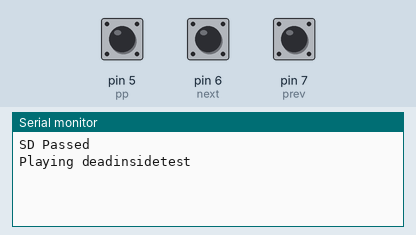
Simulated run of this sketch. Board: Arduino Uno, built with avr-gcc and run on an emulated ATmega328P. Shown: the last lines printed to the serial monitor. Inputs (shaded band) come from the test bench; at power-on: pin 5 (pp) HIGH, pin 6 (next) HIGH, pin 7 (prev) HIGH. Storage starts empty; the audio player accepts every command and is not drawn.

Above: at 1.2 s.
1.3 s: pin 5 (pp) pulled LOW for 0.15 s
At 2.8 s:
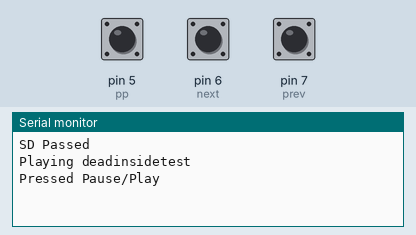
3.1 s: pin 6 (next) pulled LOW for 0.15 s
At 4.1 s:
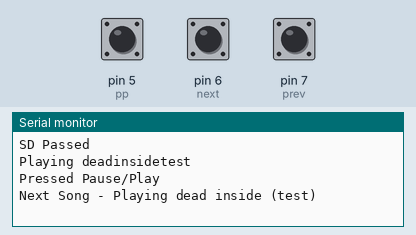
4.9 s: pin 7 (prev) pulled LOW for 0.15 s
At 6.4 s:
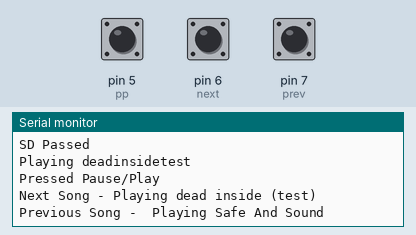
6.7 s: pin 6 (next) pulsed LOW 2 times (0.12 s each, 0.3 s apart)
At 8.4 s:
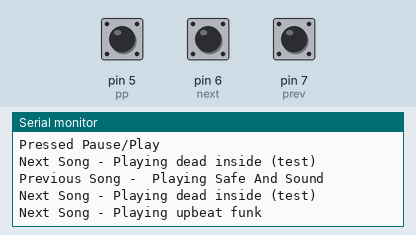
8.8 s: pin 6 (next) pulled LOW for 1 s
At 10.9 s:
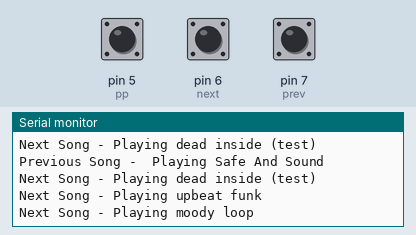
11.5 s: pin 7 (prev) pulled LOW for 1 s
At 14.2 s:
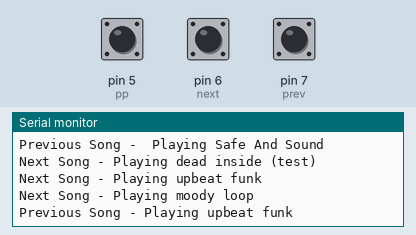

The sketch:

mp_musicbox.ino
```cpp
#include <SD.h> // need to include the SD library
#define SD_ChipSelectPin 4 //connect pin 4 of arduino to cs pin of sd card
#include <TMRpcm.h> //Arduino library for asynchronous playback of PCM/WAV files
#include <SPI.h> //  need to include the SPI library

TMRpcm tmrpcm; // create an object for use in this sketch
int temp=1;
int pp=5;
int next=6;
int prev=7;
void setup()
{
 pinMode(pp,INPUT_PULLUP);
 pinMode(next,INPUT_PULLUP);
 pinMode(prev,INPUT_PULLUP);

 tmrpcm.speakerPin = 9; //5,6,11 or 46 on Mega, 9 on Uno, Nano, etc
 Serial.begin(9600);
 if (!SD.begin(SD_ChipSelectPin)) // returns 1 if the card is present
 {
  Serial.println("SD fail");
  return;
 } else { Serial.println("SD Passed");}

 tmrpcm.setVolume(5); //
 tmrpcm.play("creep.wav"); //the sound file "song" will play each time the arduino powers up, or is reset
                          //try to provide the file name with extension

    Serial.println("Playing deadinsidetest");

}


void loop()
{
  while(digitalRead(pp)==0 || digitalRead(next)==0 || digitalRead(prev)==0)
  {
    if(digitalRead(pp)==0)
    {
      tmrpcm.pause();
      while(digitalRead(pp)==0);
      delay(200);
      Serial.println("Pressed Pause/Play");
    }
    else if(digitalRead(next)==0)
    {
      if(temp<5)//temp should be lesser than no. of songs
      temp=temp+1;
      while(digitalRead(next)==0);
      delay(200);
      Serial.print("Next Song - ");
      song();
    }
    else if(digitalRead(prev)==0)
    {
      if(temp>1)
      temp=temp-1;
      while(digitalRead(prev)==0);
      delay(200);
      Serial.print("Previous Song - ");
      song();
    }
  }
}

void song (void)
{
  if(temp==1)
  {
    tmrpcm.play("creep.wav");
    Serial.println(" Playing Safe And Sound");
  }
  else if(temp==2)
  {
    tmrpcm.play("di_t.wav");
    Serial.println("Playing dead inside (test)");
  }
  else if(temp==3)
  {
    tmrpcm.play("ubf.wav");
    Serial.println("Playing upbeat funk");
  }
  else if(temp==4)
  {
    tmrpcm.play("ml.wav");
    Serial.println("Playing moody loop");
  }
  else if(temp==5)
  {
    tmrpcm.play("sts.wav");
    Serial.println("Playing moody loop");
  }
}
```

Measured:
- after the input at 1.3 s, the serial monitor: prints a new line after 0.35 s (image 1)
- after the input at 3.1 s, the serial monitor: prints a new line after 0.35 s (image 2)
- after the input at 4.9 s, the serial monitor: prints a new line after 0.35 s (image 3)
- after the input at 6.7 s, the serial monitor: prints a new line after 0.32 s (image 4)
- after the input at 8.8 s, the serial monitor: prints a new line after 1.2 s (image 5)
- after the input at 11.5 s, the serial monitor: prints a new line after 1.2 s (image 6)
